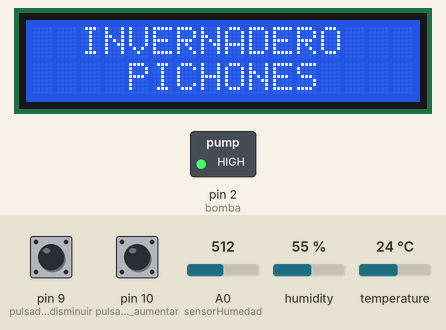
A sketch run on a simulated Arduino Uno, built with avr-gcc and run on an emulated ATmega328P. Parts: 16×2 character LCD, switched loads named in the sketch (green lamp = pin HIGH). Inputs (shaded band) come from the test bench; at power-on: A0 (sensorHumedad) = 512, pin 10 (pulsador_aumentar) HIGH, pin 9 (pulsador_disminuir) HIGH, humidity 55 %, temperature 24 °C. The local clock reads 2024-03-15 10:24:30 at power-on unless the sketch sets it; storage starts empty; what the sketch prints to the serial monitor is not drawn.

Above: at 1.3 s.
1.4 s: A0 (sensorHumedad) set to 891
3.1 s: A0 (sensorHumedad) set to 916
At 4.5 s:
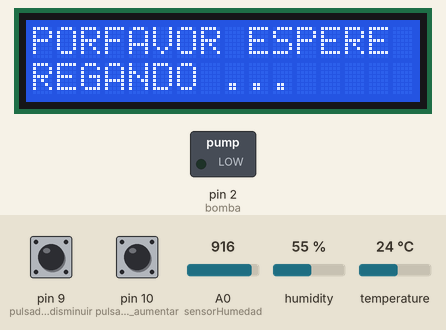
8.6 s: pin 10 (pulsador_aumentar) pulled LOW for 3.2 s
At 14.4 s:
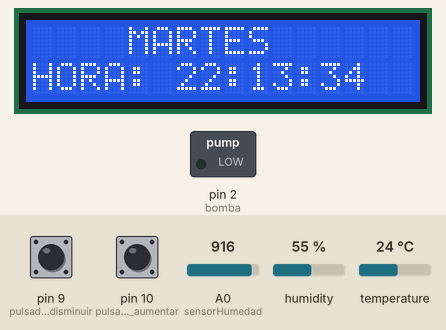
17.3 s: pin 10 (pulsador_aumentar) pulled LOW for 3.2 s
At 25.8 s:
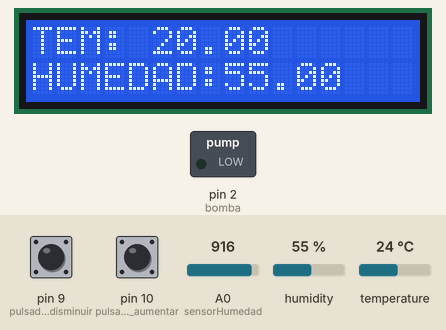
26.0 s: pin 10 (pulsador_aumentar) pulled LOW for 3.2 s
At 32.6 s:
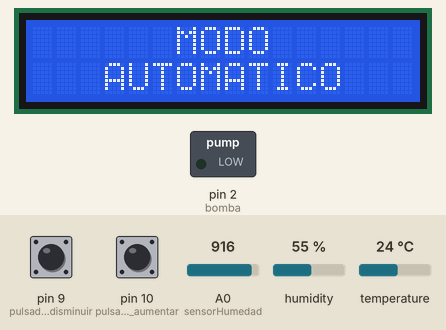
33.5 s: A0 (sensorHumedad) set to 890
At 36.9 s:
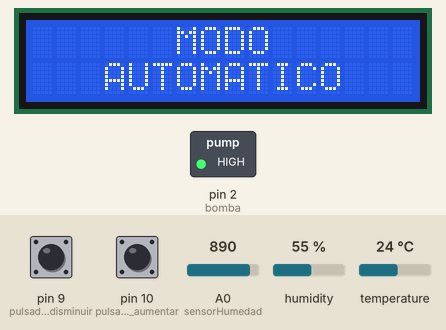
Timing chart, 0 to 38.4 s (numbered marks = the images above; inputs shaded):
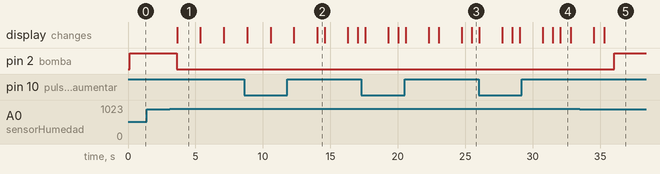

The sketch:

INVERNADERO-P1.ino
```cpp
#include <Wire.h>			// libreria de comunicacion por I2C
#include <LCD.h>			// libreria para funciones de LCD
#include <LiquidCrystal_I2C.h>		// libreria para LCD por I2C
#include <SPI.h> //for the SD card module
#include <SD.h> // for the SD card
#include <DHT.h> // for the DHT sensor
#include <RTClib.h> // for the RTC
#define DHTPIN 8
#define DHTTYPE DHT11
int sensorHumedad = A0 ; //sensor de humedad
int bomba= 2;//bomba de agua
RTC_DS1307 rtc;
#include <RTClib.h>
DHT dht(DHTPIN, DHTTYPE);
const int chipSelect = 4;
File myFile;
LiquidCrystal_I2C lcd (0x27, 2, 1, 0, 4, 5, 6, 7); // DIR, E, RW, RS, D4, D5, D6, D7


int contador;  //Variable asociada al contador
int presionado1; //Variable para el antirrebote del pulsador aumentar
int presionado2; //Variable para el antirrebote del pulsador disminuir

int pulsador_disminuir = 9; //Pulsador conectado al pin 10
int pulsador_aumentar = 10; //Pulsador conectado a pin 9
//----------------------------------------------<<SETUP>>-----------------------------------------------------------
void setup() {
  pinMode(bomba, OUTPUT);
  Serial.begin(9600);

    lcd.setBacklightPin(3,POSITIVE);	// puerto P3 de PCF8574 como positivo
    lcd.setBacklight(HIGH);		// habilita iluminacion posterior de LCD
    lcd.begin(16, 2);			// 16 columnas por 2 lineas para LCD 1602A
    lcd.clear();
//--------------------------------------------CONEXION_SD-FROM>>PRACTICADELABUENA-------------------------------------
  //initializing the DHT sensor
  dht.begin();

  //initializing Serial monitor
  Serial.begin(9600);

  // setup for the RTC
  while(!Serial); // for Leonardo/Micro/Zero
    if(! rtc.begin()) {
      Serial.println("Couldn't find RTC");
      while (1);
    }
    else {
      // following line sets the RTC to the date & time this sketch was compiled
      rtc.adjust(DateTime(F(__DATE__), F(__TIME__)));
    }
    if(! rtc.isrunning()) {
      Serial.println("RTC is NOT running!");
    }

  // setup for the SD card
  Serial.print("Initializing SD card...");

  if(!SD.begin(chipSelect)) {
    Serial.println("initialization failed!");
    return;
  }
  Serial.println("initialization done.");

  //open file
  myFile=SD.open("DATA.txt", FILE_WRITE);

  // if the file opened ok, write to it:
  if (myFile) {
    Serial.println("File opened ok");
    // print the headings for our data
    myFile.println("Date,Time,Temperature ºC");
  }
  myFile.close();
//-------------------------------------------FINN CONEXION_SD------------------------------------------------------------

}
void RTC_display(){
  lcd.clear();
  lcd.setCursor(0,0);
  lcd.print("                ");
  lcd.clear();
  DateTime now = rtc.now();
  char _buffer[17];
  char dow_matrix[7][10] = {" DOMINGO  ", " LUNES  ", " MARTES ", "MIERCOLES",
                             "JUEVES       ", " VIERNES   ", " SABADO "};


  lcd.setCursor(3, 0);
  lcd.print( dow_matrix[now.dayOfTheWeek()] );

  // print time
lcd.setCursor(0,1);
  lcd.print("HORA: ");
  lcd.print(now.hour(),DEC);
  lcd.print(":");
  lcd.print(now.minute(),DEC);
  lcd.print(":");
  lcd.print(now.second(),DEC);
   lcd.backlight();
   delay(500);
}


void TH(){

   int t = dht.readTemperature();
  float h=dht.readHumidity();
  lcd.setCursor(0,0);
  lcd.print("TEM: ");
  lcd.print(t-4.00);
  lcd.setCursor(0,2);
  lcd.print("HUMEDAD:");
  lcd.print(h);
  lcd.backlight();
  delay(500);
}

//--------------------------------------------DATALOGGER-----------------------------------------------------------------
void loggingTime() {
  DateTime now = rtc.now();
  myFile = SD.open("DATA.txt", FILE_WRITE);
  if (myFile) {
    myFile.print("FECHA: ");
    myFile.print(now.year(), DEC);
    myFile.print('/');
    myFile.print(now.month(), DEC);
    myFile.print('/');
    myFile.print(now.day(), DEC);
    myFile.print(',');
    myFile.print("HORA: ");
    myFile.print(now.hour(), DEC);
    myFile.print(':');
    myFile.print(now.minute(), DEC);
    myFile.print(':');
    myFile.print(now.second(), DEC);
    myFile.print(",");
  }

  Serial.print(now.year(), DEC);
  Serial.print('/');
  Serial.print(now.month(), DEC);
  Serial.print('/');
  Serial.println(now.day(), DEC);
  Serial.print(now.hour(), DEC);
  Serial.print(':');
  Serial.print(now.minute(), DEC);
  Serial.print(':');
  Serial.println(now.second(), DEC);
  Serial.print('/');
/*
  lcd.print(now.year(),DEC);
  lcd.print("/");
  lcd.print(now.month(),DEC);
  lcd.print("/");
  lcd.print(now.day(),DEC);*/


  myFile.close();
  delay(700);
}

//--------------------------------------------RAIN-----------------------------------------------------------------


void riego() {
  myFile = SD.open("DATA.txt", FILE_WRITE);


if(analogRead(sensorHumedad) <900){
  digitalWrite(bomba,HIGH);
  if (myFile) {
    myFile.print("RIEGO: ");
    myFile.print("NO ,");
  }

}else if(analogRead(sensorHumedad) > 800){
  lcd.setCursor(0,0);
  lcd.print("    ");
  digitalWrite(bomba,LOW);
  lcd.setCursor(0,0);
  lcd.print("PORFAVOR ESPERE");
  lcd.setCursor(0,1);
  lcd.print("REGANDO ");
  lcd.setCursor(8,1);
  lcd.print("...     ");
  lcd.display();
  delay(1700);
  lcd.clear();
  if (myFile) {
    myFile.print("RIEGO: ");
    myFile.print("SI ,");
  }

}
myFile.close();
  delay(700);
}


//--------------------------------------------ENDRAIN-----------------------------------------------------------------

void loggingTemperature() {
  // Reading temperature or humidity takes about 250 milliseconds!
  // Sensor readings may also be up to 2 seconds 'old' (its a very slow sensor)
  // Read temperature as Celsius
  int t = dht.readTemperature();
  float h=dht.readHumidity();

  // Read temperature as Fahrenheit
  //float f = dht.readTemperature(true);

  // Check if any reads failed and exit early (to try again).
  if  (isnan(t) /*|| isnan(f)*/) {
    Serial.println("Failed to read from DHT sensor!");
    return;
  }
    //debugging purposes
  Serial.print("TEMPERATURA: ");
  Serial.print(t-4.00);
  Serial.print(" *C ");
  Serial.print("HUMEDAD: ");
  Serial.print(h);
  lcd.setCursor(0,0);
  lcd.print("                ");
  lcd.setCursor(6,0);
  lcd.print("MODO");
  lcd.setCursor(0,1);
  lcd.print("                ");
  lcd.setCursor(3,1);
  lcd.print("AUTOMATICO");
  //Serial.print(f);
  //Serial.println(" *F\t");

  myFile = SD.open("DATA.txt", FILE_WRITE);
  if (myFile) {
    Serial.println("open with success");
    myFile.print("TEMPERATURA: ");
    myFile.print(t-4);
    myFile.print(", ");
    myFile.print("HUMEDAD: ");
    myFile.println(h);
  }
  myFile.close();
  delay(20);
}
//-------------------------------------------FIN DATALOGER---------------------------------------------------------------

void loop() {


  //Condicionales para antirrebote y uso del pulsador aumentar

  if (digitalRead(pulsador_aumentar) == LOW)
  {
    presionado1 = 1;   //Variable del antirrebote que cambia cuando se presiona el pulsador
  }
  if (digitalRead(pulsador_aumentar) == HIGH && presionado1 == 1)
  {
    presionado1 = 0;  //Se reinicia la variable antirrebote
    contador++;       //Aumenta el contador
    if (contador > 9)
    {
      contador = 9; //Si el contador esta en 9 y se aumenta, sigue mostrando el 9
    }
  }

  //Condicionales para antirrebote y uso del pulsador disminuir

  if (digitalRead(pulsador_disminuir) == LOW)
  {
    presionado2 = 1;    //Variable del antirrebote que cambia cuando se presiona el pulsador
  }
  if (digitalRead(pulsador_disminuir) == HIGH && presionado2 == 1)
  {
    presionado2 = 0;   //Se reinicia la variable antirrebote
    contador--;        //Disminuye el contador

    if (contador < 0) //Si el contador esta en 0 y se disminuye, sigue mostrando el 0
    {
      contador = 0;
    }
  }

  switch (contador)
  {

    //Dependiendo del contador, se muestra el numero indicado
    //Envia estados (1 y 0) al display dependiendo del numero a mostrar
    case 0:
    lcd.clear();
  lcd.setCursor(0,0);
  lcd.print("  INVERNADERO");
  lcd.setCursor(4,1);
  lcd.print("PICHONES");
  lcd.setCursor(0,0);
  riego();
  delay(1000);
    break;
    case 1:

      RTC_display();
      riego();
  break;
    case 2:
    riego();
    TH();
      break;

    case 3:
    loggingTemperature();
    loggingTime();
    riego();

break;
  }
}
```

Measured:
- the behaviour switches between 899 and 900 on A0 (sensorHumedad) (found by bisection; images 0 and 1)
- after the input at 1.4 s, every drawn part: stays the same
- after the input at 3.1 s, pin 2 (bomba): HIGH → LOW after 0.51 s; the display: changes after 0.54 s (image 1)
- after the input at 8.6 s, the display: first differs from a run without the input after 5.4 s (image 2)
- after the input at 26.0 s, the display: first differs from a run without the input after 6.0 s (image 4)
- after the input at 33.5 s, pin 2 (bomba): LOW → HIGH after 2.5 s
- what the display in image 1 shows lasts 1.7 s, from 3.6 s to 5.3 s
- what the display in image 2 shows lasts 0.6 s, from 14.0 s to 14.6 s
